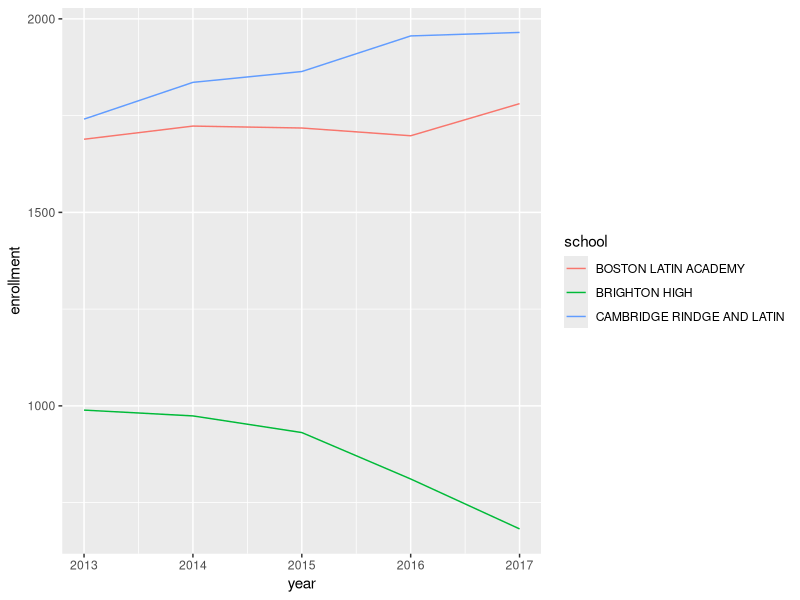
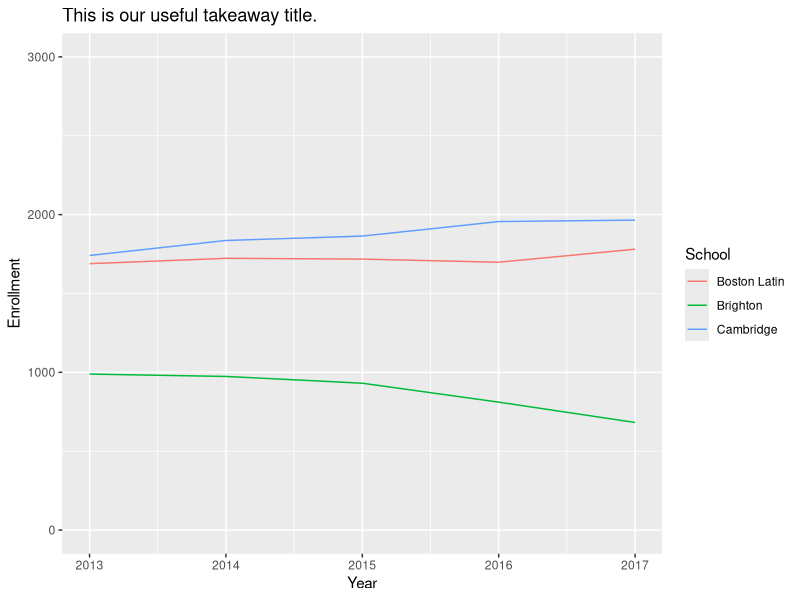
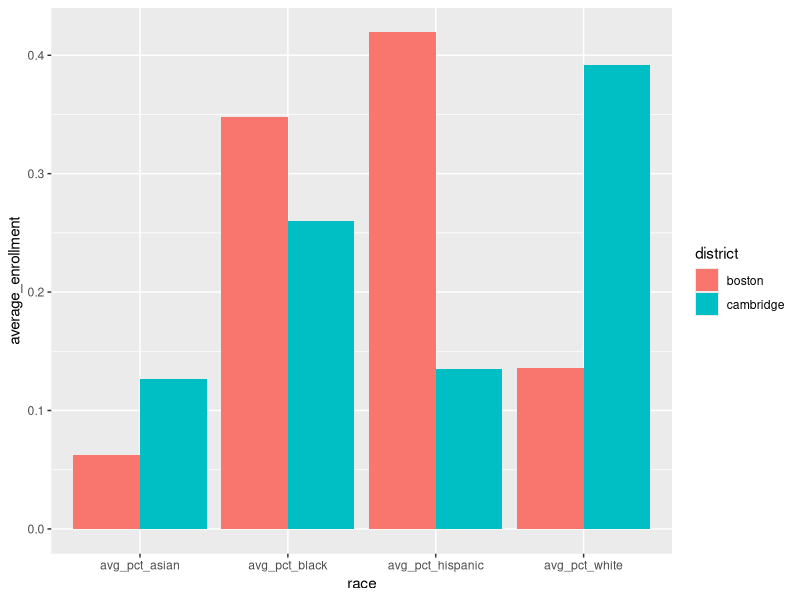
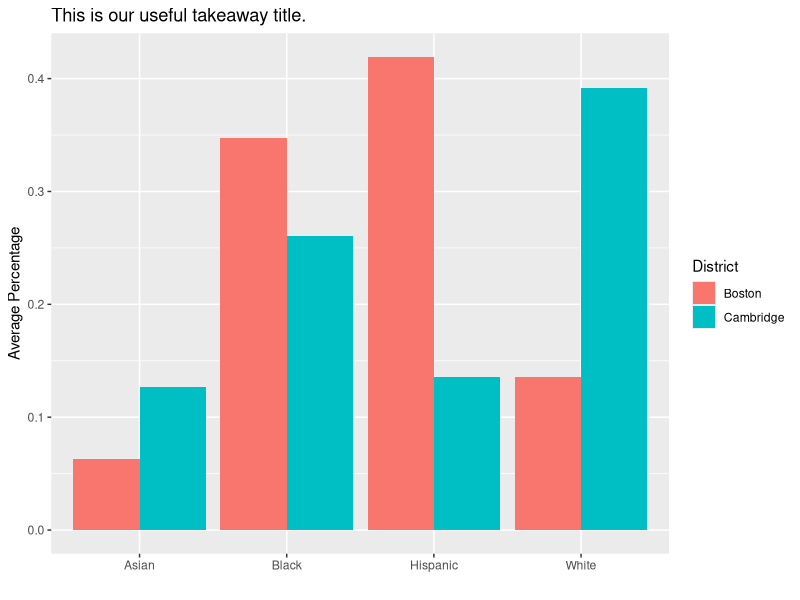
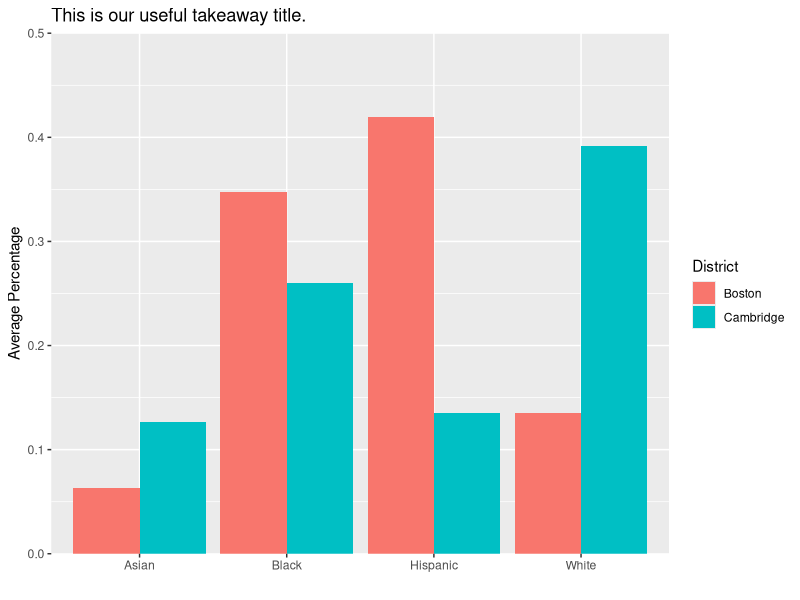
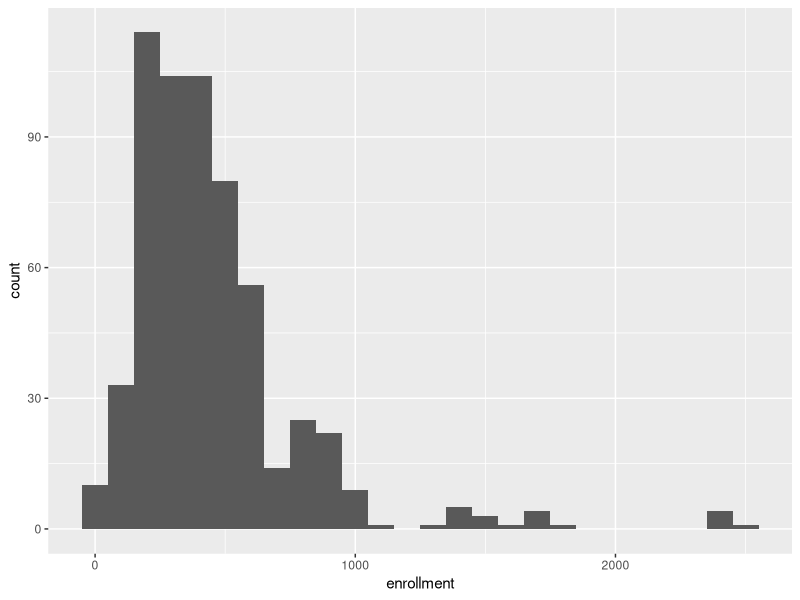
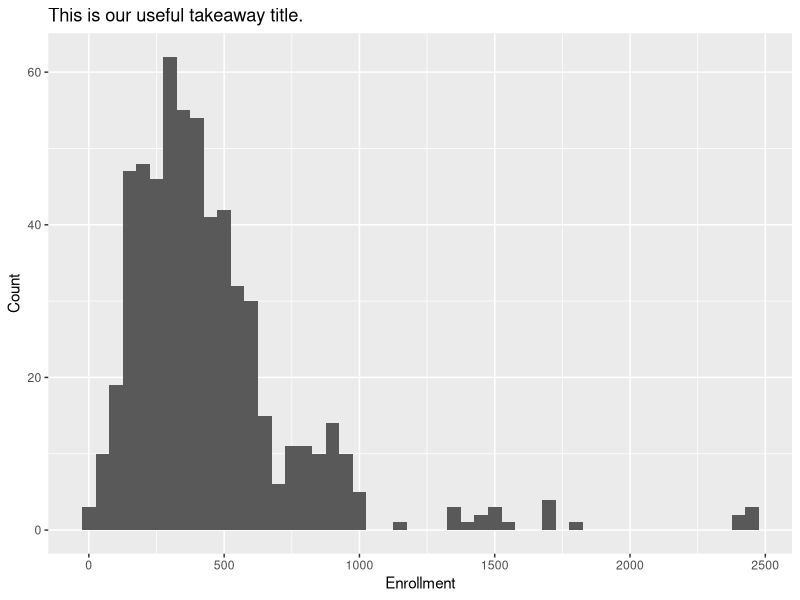
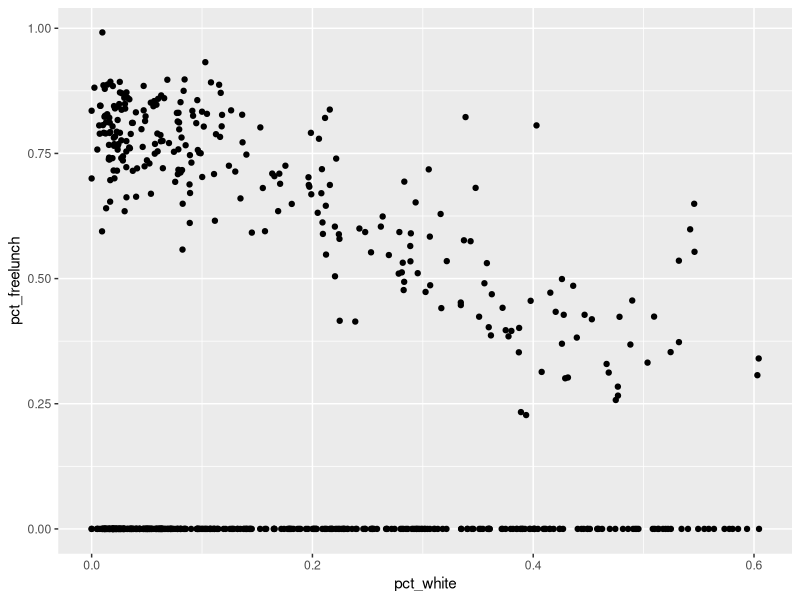

Reproduce these figures in R, in order.
## ---- chunk 1
library(tidyr)
## ---- chunk 2
rm(list=ls())
## ---- chunk 3
library(dplyr)
library(ggplot2)
## ---- chunk 4
dat <- read.csv("s057workshopdata.csv")
## ---- chunk 5
dat_line <- dat %>% 
  filter(school == 'CAMBRIDGE RINDGE AND LATIN' | 
           school == 'BOSTON LATIN ACADEMY' | 
           school == 'BRIGHTON HIGH') 
## ---- chunk 6
ggplot(dat_line, aes(x = year, y = enrollment, color = school)) +
  geom_line()
## ---- chunk 7
ggplot(dat_line, aes(x = year, y = enrollment, color = school)) +
  geom_line() +
  ylim(0, 3000) +
  scale_color_discrete(labels = c("Boston Latin", "Brighton", "Cambridge")) + # update legend
  ggtitle("This is our useful takeaway title.") +  # add a title
  labs(color = "School",   # update our legend label
       x = "Year",         # update our x-axis label
       y = "Enrollment")   # update our y-axis label
## ---- chunk 8
dat$hispanic <- as.numeric(dat$hispanic)
dat$black <- as.numeric(dat$black)
dat$asian <- as.numeric(dat$asian)
dat$white <- as.numeric(dat$white)
dat$enrollment <- as.numeric(dat$enrollment)
## ---- chunk 9
dat_bar <- dat %>%            
  group_by(district) %>%     
  summarize(avg_pct_black = mean(black / enrollment, na.rm = TRUE),
            avg_pct_hispanic = mean(hispanic / enrollment, na.rm = TRUE),
            avg_pct_asian = mean(asian / enrollment, na.rm = TRUE),
            avg_pct_white = mean(white / enrollment, na.rm = TRUE))
## ---- chunk 10

dat_bar <- dat_bar %>%
  pivot_longer(cols = starts_with("avg"), # Select columns starting with "avg"
               names_to = "race",  # New column name for racial categories
               values_to = "average_enrollment")  # New column name for avg enrollment

## ---- chunk 11
ggplot(dat_bar, aes(x = race, y = average_enrollment, fill = district)) +
  geom_bar(stat = "identity", position = "dodge")
## ---- chunk 12
ggplot(dat_bar, aes(x = race, y = average_enrollment, fill = district)) +
  geom_bar(stat = "identity", position = "dodge") +
  scale_fill_discrete(labels = c("Boston", "Cambridge")) + #update legend labels
  ggtitle("This is our useful takeaway title.") + # add a title
  labs(fill = "District", #update our legend and axis labels
       x = "",
       y = "Average Percentage")  +
    scale_x_discrete(labels = c("avg_pct_black" = "Black",     #change x-labels
                                "avg_pct_hispanic" = "Hispanic",
                                "avg_pct_asian" = "Asian",
                                "avg_pct_white" = "White")) 

## ---- chunk 13
ggplot(dat_bar, aes(x = race, y = average_enrollment, fill = district)) +
  geom_bar(stat = "identity", position = "dodge") +
  scale_fill_discrete(labels = c("Boston", "Cambridge")) + 
  ggtitle("This is our useful takeaway title.") + 
  labs(fill = "District", 
       x = "",
       y = "Average Percentage")  +
  scale_x_discrete(labels = c("avg_pct_black" = "Black",     
                              "avg_pct_hispanic" = "Hispanic",
                              "avg_pct_asian" = "Asian",
                              "avg_pct_white" = "White")) +
  scale_y_continuous(limits = c(0, 0.5), expand = c(0, 0)) # Start y-axis at 0 with no extra space
## ---- chunk 14
dat_hist <- dat %>% filter(district == 'boston')
## ---- chunk 15
ggplot(dat_hist, aes(x = enrollment)) +
  geom_histogram(binwidth = 100) 
## ---- chunk 16
ggplot(dat_hist, aes(x = enrollment)) +
  geom_histogram(binwidth = 50) +
  ggtitle("This is our useful takeaway title.") + # add a title
  labs(x = "Enrollment", # add axis labels
     y = "Count")
## ---- chunk 17
dat_scat <- dat #duplicate our dataset
## ---- chunk 18
dat_scat$pct_white <- dat_scat$white / dat_scat$enrollment
dat_scat$pct_freelunch <- dat_scat$freelunch / dat_scat$enrollment
## ---- chunk 19
ggplot(dat_scat, aes(x = pct_white, y = pct_freelunch)) +
  geom_point()
## ---- chunk 20
ggplot(dat_scat, aes(x = pct_white, y = pct_freelunch)) +
geom_point(color = "blue", size = 1) + # make our dots blue and small
  ggtitle("This is our useful takeaway title.") +  #add a title
  labs(x = "X-Axis Label",    #update the axes
       y = "Y-Axis Label")
